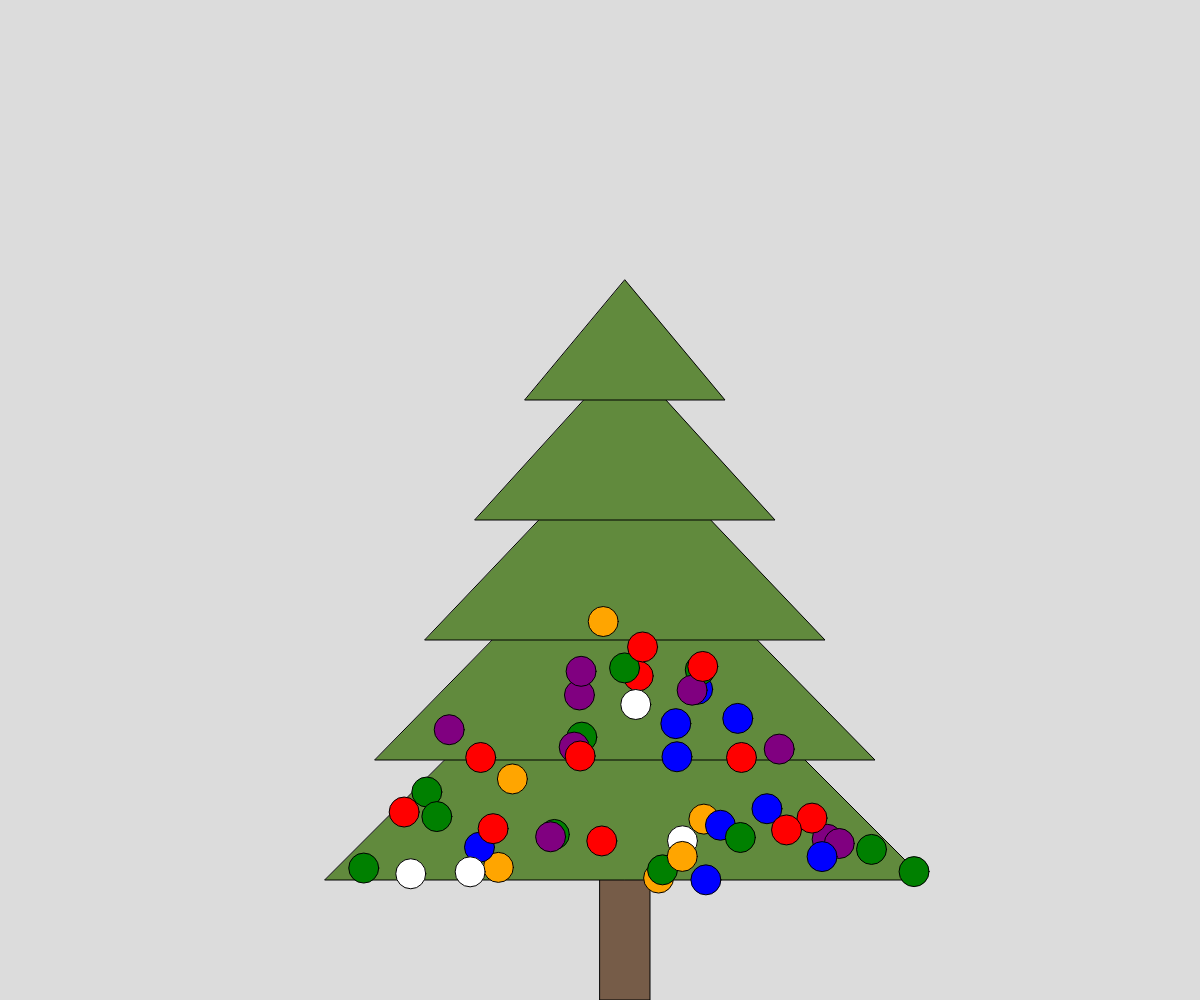
Frame 1 (no input)
Frame 60 (no input): identical to frame 1, image omitted
Frame 120 (the mouse pressed at the canvas centre since frame 60): identical to frame 1, image omitted

The p5.js sketch that drew this single still picture (run headless with seeded random() and noise() and a simulated clock; from frame 60 on, the mouse is pressed at the canvas centre):

// p5.js sketch
// ── sketch.js
let treeTrunk,
  treeLeaves,
  ornament = [],
  colors = ["Green", "Blue", "Red", "Orange", "Purple", "White"];
function setup() {
  createCanvas(windowWidth, windowHeight);
  background(220);
  treeTrunk = new Trunks();
  treeLeaves = new Leaves();
  treeTrunk.show();
  treeLeaves.show();
  for (let i = 0; i < 50; i++) {
    ornament[i] = new Ornaments();
    ornament[i].show();
  }
}

function draw() {}

class Trunks {
  constructor() {
    this.color = color(118, 92, 72);
    this.h = 200;
    this.w = 50;
    this.x = width / 2;
    this.y = height - this.h;
  }

  show() {
    fill(this.color);
    rect(this.x, this.y, this.w, this.h);
  }
}

class Leaves {
  constructor() {
    this.color = color(97, 138, 61);
    this.width = 600;
    this.height = 300;
    this.x = treeTrunk.x + treeTrunk.w / 2 - this.width / 2;
    this.y = height - treeTrunk.h + 80;
    this.corners = [];
    print(this.corners);
  }
  show() {
    fill(this.color);
    print("Test");
    for (let i = 0; i < 5; i++) {
      this.corners[i] = [
        this.x + 50 * i,
        this.y - 120 * i,
        this.x + this.width - 100 * i + 50 * i,
        this.y - 120 * i,
        this.x + (this.width - 100 * i) / 2 + 50 * i,
        this.y - this.height + 55 * i - 130 * i,
      ];
      triangle(
        this.x + 50 * i,
        this.y - 120 * i,
        this.x + this.width - 100 * i + 50 * i,
        this.y - 120 * i,
        this.x + (this.width - 100 * i) / 2 + 50 * i,
        this.y - this.height + 55 * i - 130 * i
      );
    }
  }
}

class Ornaments {
  constructor() {
    this.color = random(colors);
    this.r = 30;
    do {
      this.x = random(treeLeaves.corners[0][0], treeLeaves.corners[0][2]);
      this.y = random(treeLeaves.corners[0][1], treeLeaves.corners[4][5]);
    } while (isInside(this.x, this.y));
  }
  show() {
    fill(this.color);
    circle(this.x, this.y, this.r);
  }
}
// For at finde, om punkt er inde for trekant, skal man lave trekanter fra punktet til hjørnerne af trekant. De tre trekanter skal være lig med trekantens areal for at punkt er inde i trekant

function isInside(x1, y1) {
  for (let i = 0; i < 5; i++) {
    let area = abs(
      (treeLeaves.corners[i][0] * treeLeaves.corners[i][3] +
        treeLeaves.corners[i][2] * treeLeaves.corners[i][5] +
        treeLeaves.corners[i][4] * treeLeaves.corners[i][1] -
        treeLeaves.corners[i][1] * treeLeaves.corners[i][2] -
        treeLeaves.corners[i][3] * treeLeaves.corners[i][4] -
        treeLeaves.corners[i][5] * treeLeaves.corners[i][0]) /
        2
    );
    let area1 = abs(
      (x1 * treeLeaves.corners[i][3] +
        treeLeaves.corners[i][2] * treeLeaves.corners[i][5] +
        treeLeaves.corners[i][4] * y1 -
        y1 * treeLeaves.corners[i][2] -
        treeLeaves.corners[i][3] * treeLeaves.corners[i][4] -
        treeLeaves.corners[i][5] * x1) /
        2
    );
    let area2 = abs(
      (treeLeaves.corners[i][0] * y1 +
        x1 * treeLeaves.corners[i][5] +
        treeLeaves.corners[i][4] * treeLeaves.corners[i][1] -
        treeLeaves.corners[i][1] * x1 -
        y1 * treeLeaves.corners[i][4] -
        treeLeaves.corners[i][5] * treeLeaves.corners[i][0]) /
        2
    );
    let area3 = abs(
      (treeLeaves.corners[i][0] * treeLeaves.corners[i][3] +
        treeLeaves.corners[i][2] * y1 +
        x1 * treeLeaves.corners[i][1] -
        treeLeaves.corners[i][1] * treeLeaves.corners[i][2] -
        treeLeaves.corners[i][3] * x1 -
        y1 * treeLeaves.corners[i][0]) /
        2
    );
    print(area1, area2, area3, area);
    let dist = 100000;
    for (let j = 0; i < ornament.length; i++) {
      let dist1 = 2;
    }
    if (area1 + area2 + area3 == area) {
      return false;
    }
  }
  return true;
}
